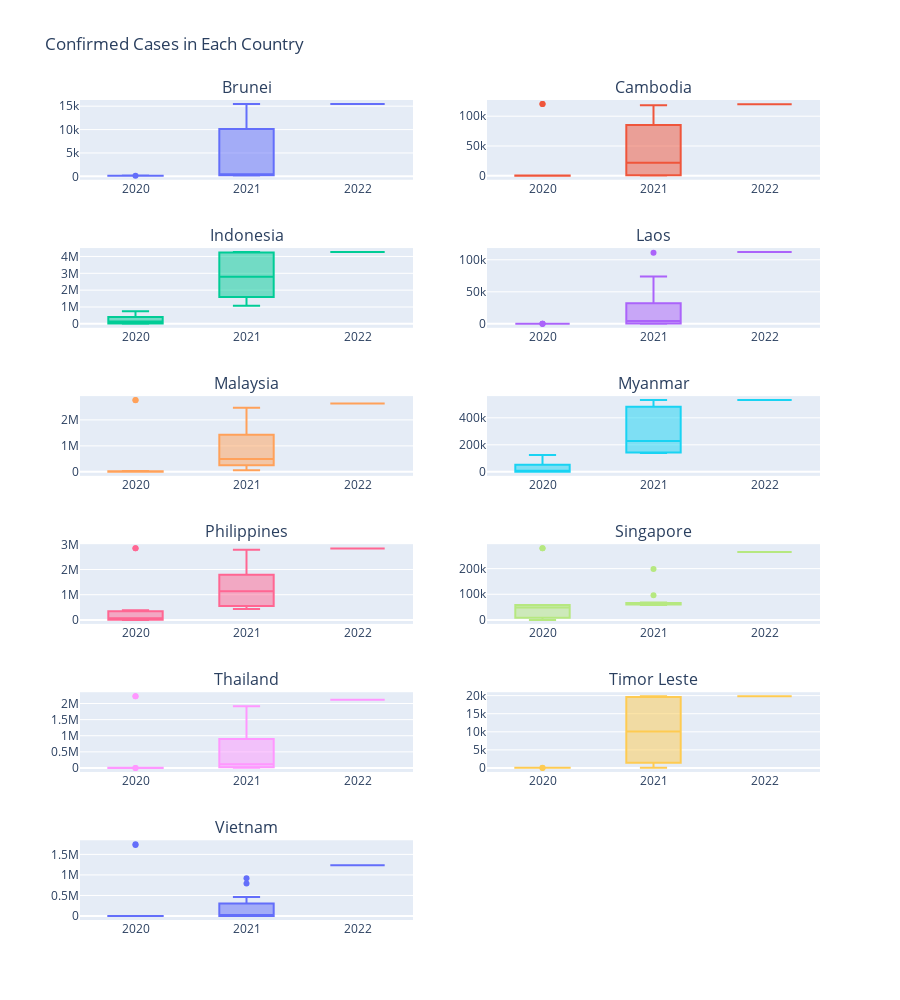

This figure's notebook cell:
### Markdown cell above
### Comparing the number of deaths between countries

### Code cell
temp = df_covid_monthly.copy()
temp.set_index('Date', inplace=True)

countries = temp['Country name'].unique()

ncols = 2
nrows = math.ceil(len(countries)/ncols)

fig = make_subplots(rows=nrows, cols = ncols, shared_xaxes= False, subplot_titles=countries)

for ind, country in enumerate(countries):
    row = int((ind/ncols)+1)
    col = int((ind%ncols)+1)
    fig.add_trace(go.Box(x=temp.index.year, y=temp[temp['Country name']==country]['Total cases']), row = row, col = col)
    
fig.update_layout(height=1000, title_text = 'Confirmed Cases in Each Country')
fig.update_layout(showlegend = False)
fig.show()

### Figure 1 — Plotly figure (JSON) as saved in the notebook; plotly's stock layout.template omitted (floating-point values rounded to 4 significant figures; data arrays with more than 128 entries replaced by an {"elided": "..."} marker saying what was removed)
{"data": [{"type": "box", "x": {"elided": "265 int values"}, "xaxis": "x", "y": [129, 138, 141, 141, 141, 144, 146, 148, 150, 157, 180, 186, 212, 224, 242, 260, 337, 2712, 7116, 13130, 15058, 15470, 15470], "yaxis": "y"}, {"type": "box", "x": {"elided": "265 int values"}, "xaxis": "x2", "y": [1, 1, 109, 122, 125, 141, 239, 274, 277, 291, 326, 378, 466, 820, 2440, 13402, 30094, 50385, 77243, 93055, 112651, 118522, 120134, 120493, 120507], "yaxis": "y2"}, {"type": "box", "x": {"elided": "265 int values"}, "xaxis": "x3", "y": [1528, 10118, 26473, 56385, 108376, 174796, 287008, 410088, 538883, 743198, 1078314, 1334634, 1511712, 1668368, 1821703, 2178272, 3409658, 4089801, 4215104, 4244358, 4256409, 4262720, 4262994], "yaxis": "y3"}, {"type": "box", "x": {"elided": "265 int values"}, "xaxis": "x4", "y": [9, 19, 19, 19, 20, 22, 23, 24, 39, 41, 44, 45, 49, 757, 1912, 2121, 6299, 15015, 23846, 40271, 73738, 111060, 112083], "yaxis": "y4"}, {"type": "box", "x": {"elided": "265 int values"}, "xaxis": "x5", "y": [8, 29, 2766, 6002, 7819, 8639, 8976, 9340, 11224, 31548, 65697, 113010, 214959, 300752, 345500, 408713, 572357, 751979, 1113272, 1746254, 2245695, 2471642, 2632782, 2758086, 2761472], "yaxis": "y5"}, {"type": "box", "x": {"elided": "265 int values"}, "xaxis": "x6", "y": [15, 151, 224, 299, 353, 882, 13373, 52706, 90713, 124630, 140145, 141896, 142434, 142817, 143629, 157277, 299185, 399282, 464076, 500073, 522402, 530834, 530946], "yaxis": "y6"}, {"type": "box", "x": {"elided": "265 int values"}, "xaxis": "x7", "y": [1, 3, 2084, 8488, 18086, 37514, 93354, 220819, 311694, 380729, 431630, 474064, 525618, 576352, 747288, 1037460, 1230301, 1412559, 1588965, 1989857, 2549966, 2787276, 2832734, 2843979, 2847486], "yaxis": "y7"}, {"type": "box", "x": {"elided": "265 int values"}, "xaxis": "x8", "y": [13, 102, 926, 16169, 34884, 43907, 52205, 56812, 57765, 58015, 58218, 58599, 59536, 59936, 60381, 61145, 62051, 62579, 64981, 67620, 96521, 198374, 264725, 279405, 279861], "yaxis": "y8"}, {"type": "box", "x": {"elided": "265 int values"}, "xaxis": "x9", "y": [19, 42, 1651, 2954, 3081, 3171, 3310, 3412, 3569, 3784, 4008, 7163, 19618, 26031, 28863, 65153, 159792, 259301, 597287, 1204729, 1603475, 1912024, 2115872, 2223435, 2226446], "yaxis": "y9"}, {"type": "box", "x": {"elided": "265 int values"}, "xaxis": "x10", "y": [1, 24, 24, 24, 24, 27, 28, 30, 30, 44, 70, 113, 604, 2276, 6994, 9222, 10898, 16682, 19498, 19790, 19823, 19837, 19839], "yaxis": "y10"}, {"type": "box", "x": {"elided": "265 int values"}, "xaxis": "x11", "y": [2, 16, 212, 270, 328, 355, 558, 1044, 1094, 1180, 1347, 1465, 1817, 2448, 2603, 2928, 7432, 17052, 150060, 462096, 790755, 921122, 1238082, 1731257, 1746092], "yaxis": "y11"}], "layout": {"annotations": [{"font": {"size": 16}, "showarrow": false, "text": "Brunei", "x": 0.225, "xanchor": "center", "xref": "paper", "y": 1.0, "yanchor": "bottom", "yref": "paper"}, {"font": {"size": 16}, "showarrow": false, "text": "Cambodia", "x": 0.775, "xanchor": "center", "xref": "paper", "y": 1.0, "yanchor": "bottom", "yref": "paper"}, {"font": {"size": 16}, "showarrow": false, "text": "Indonesia", "x": 0.225, "xanchor": "center", "xref": "paper", "y": 0.8194, "yanchor": "bottom", "yref": "paper"}, {"font": {"size": 16}, "showarrow": false, "text": "Laos", "x": 0.775, "xanchor": "center", "xref": "paper", "y": 0.8194, "yanchor": "bottom", "yref": "paper"}, {"font": {"size": 16}, "showarrow": false, "text": "Malaysia", "x": 0.225, "xanchor": "center", "xref": "paper", "y": 0.6389, "yanchor": "bottom", "yref": "paper"}, {"font": {"size": 16}, "showarrow": false, "text": "Myanmar", "x": 0.775, "xanchor": "center", "xref": "paper", "y": 0.6389, "yanchor": "bottom", "yref": "paper"}, {"font": {"size": 16}, "showarrow": false, "text": "Philippines", "x": 0.225, "xanchor": "center", "xref": "paper", "y": 0.4583, "yanchor": "bottom", "yref": "paper"}, {"font": {"size": 16}, "showarrow": false, "text": "Singapore", "x": 0.775, "xanchor": "center", "xref": "paper", "y": 0.4583, "yanchor": "bottom", "yref": "paper"}, {"font": {"size": 16}, "showarrow": false, "text": "Thailand", "x": 0.225, "xanchor": "center", "xref": "paper", "y": 0.2778, "yanchor": "bottom", "yref": "paper"}, {"font": {"size": 16}, "showarrow": false, "text": "Timor Leste", "x": 0.775, "xanchor": "center", "xref": "paper", "y": 0.2778, "yanchor": "bottom", "yref": "paper"}, {"font": {"size": 16}, "showarrow": false, "text": "Vietnam", "x": 0.225, "xanchor": "center", "xref": "paper", "y": 0.09722, "yanchor": "bottom", "yref": "paper"}], "height": 1000, "showlegend": false, "title": {"text": "Confirmed Cases in Each Country"}, "xaxis": {"anchor": "y", "domain": [0, 0.45]}, "xaxis10": {"anchor": "y10", "domain": [0.55, 1]}, "xaxis11": {"anchor": "y11", "domain": [0, 0.45]}, "xaxis12": {"anchor": "y12", "domain": [0.55, 1]}, "xaxis2": {"anchor": "y2", "domain": [0.55, 1]}, "xaxis3": {"anchor": "y3", "domain": [0, 0.45]}, "xaxis4": {"anchor": "y4", "domain": [0.55, 1]}, "xaxis5": {"anchor": "y5", "domain": [0, 0.45]}, "xaxis6": {"anchor": "y6", "domain": [0.55, 1]}, "xaxis7": {"anchor": "y7", "domain": [0, 0.45]}, "xaxis8": {"anchor": "y8", "domain": [0.55, 1]}, "xaxis9": {"anchor": "y9", "domain": [0, 0.45]}, "yaxis": {"anchor": "x", "domain": [0.9028, 1.0]}, "yaxis10": {"anchor": "x10", "domain": [0.1806, 0.2778]}, "yaxis11": {"anchor": "x11", "domain": [0, 0.09722]}, "yaxis12": {"anchor": "x12", "domain": [0, 0.09722]}, "yaxis2": {"anchor": "x2", "domain": [0.9028, 1.0]}, "yaxis3": {"anchor": "x3", "domain": [0.7222, 0.8194]}, "yaxis4": {"anchor": "x4", "domain": [0.7222, 0.8194]}, "yaxis5": {"anchor": "x5", "domain": [0.5417, 0.6389]}, "yaxis6": {"anchor": "x6", "domain": [0.5417, 0.6389]}, "yaxis7": {"anchor": "x7", "domain": [0.3611, 0.4583]}, "yaxis8": {"anchor": "x8", "domain": [0.3611, 0.4583]}, "yaxis9": {"anchor": "x9", "domain": [0.1806, 0.2778]}}}
